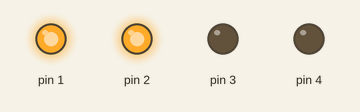
A sketch run on a simulated Arduino Uno, built with avr-gcc and run on an emulated ATmega328P. On the bench: output pins drawn as LEDs (lit = HIGH).

Above: at 1.5 s.
At 3.5 s:
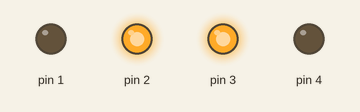
At 4.5 s:
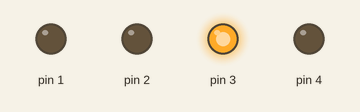
At 5.5 s:
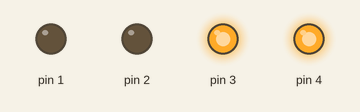
At 7.5 s:
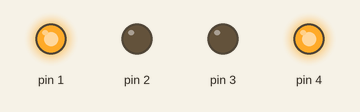
At 10.5 s:
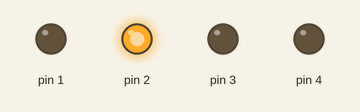
Timing chart, 0 to 11.4 s (numbered marks = the images above):
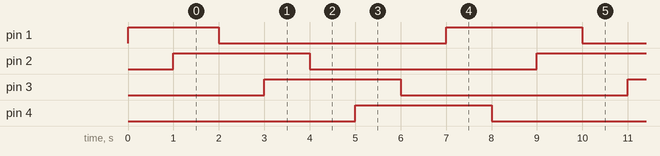

Measured:
- by itself, pin 1–4: alternates HIGH for 3.0 s and LOW for 5.0 s
- by itself, everything shown: repeats every 8.0 s, in 8 steps

The sketch:

_7_STEPPERMOTOR_45_degree.ino
```cpp
void setup() {
  // put your setup code here, to run once:
pinMode(1,OUTPUT);
pinMode(2,OUTPUT);
pinMode(3,OUTPUT);
pinMode(4,OUTPUT);
digitalWrite(1,HIGH);
delay(1000);
}

void loop() {
  // put your main code here, to run repeatedly:
digitalWrite(2,HIGH);
delay(1000);
digitalWrite(1,LOW);
delay(1000);
digitalWrite(3,HIGH);
delay(1000);
digitalWrite(2,LOW);
delay(1000);
digitalWrite(4,HIGH);
delay(1000);
digitalWrite(3,LOW);
delay(1000);
digitalWrite(1,HIGH);
delay(1000);
digitalWrite(4,LOW);
delay(1000);

}
```
